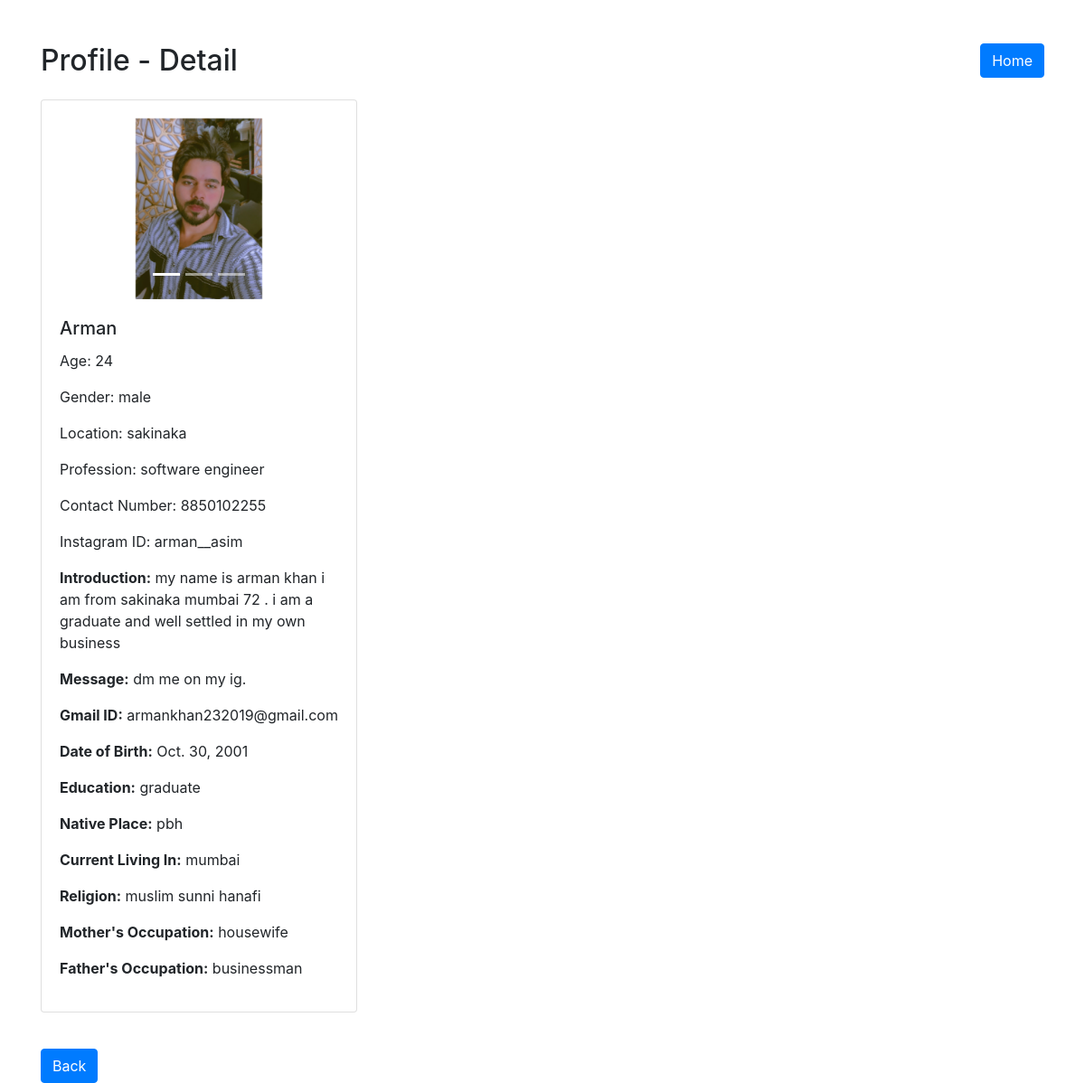
The app's page /profiles/1/ with its own data.
### PBH/models.py (models this page shows, shortened)
class Profile(models.Model):
    id = models.AutoField(primary_key=True)  # Add id field
    name = models.CharField(max_length=100)
    age = models.IntegerField()
    location = models.CharField(max_length=100)
    profession = models.CharField(max_length=100)
    contact_number = models.CharField(max_length=13, null=False, unique=True, validators=[
        MinLengthValidator(10, message="Contact number must be at least 10 digits."),
        MaxLengthValidator(13, message="Contact number must be at most 13 digits.")
    ])
    instagram_id = models.CharField(max_length=100, null=True)  # Add Instagram ID field
    gender = models.CharField(max_length=10, choices=[('male', 'Male'), ('female', 'Female')], null=True)  # Add gender field
    image = models.ImageField(upload_to='profile_images', null=True, blank=True, default=default_profile_image)
    introduction = models.TextField(null=True, blank=True)
    message = models.TextField(null=True, blank=True)
    gmail_id = models.EmailField(max_length=100, null=True, blank=True)
    image1 = models.ImageField(upload_to='profile_images', null=True, blank=True)
    image2 = models.ImageField(upload_to='profile_images', null=True, blank=True)
    image3 = models.ImageField(upload_to='profile_images', null=True, blank=True)
    dob = models.DateField(null=True, blank=True)
    education = models.CharField(max_length=100, null=True, blank=True)
    native_place = models.CharField(max_length=100, null=True, blank=True)
    current_living_in = models.CharField(max_length=100, null=True, blank=True)
    religion = models.CharField(max_length=100, null=True, blank=True)
    mother_occupation = models.CharField(max_length=100, null=True, blank=True)
    father_occupation = models.CharField(max_length=100, null=True, blank=True)

### PBH/views.py (the view)
# urls.py: path('profiles/<int:profile_id>/', get_profile, name='profiles'),
def get_profile(request, profile_id):
    profile = get_object_or_404(Profile, id=profile_id)
    data = {
        'image':profile.image,
        'name': profile.name,
        'age': profile.age,
        'gender': profile.gender,
        'location': profile.location,
        'profession': profile.profession,
        'contact_number': profile.contact_number,
        'instagram_id': profile.instagram_id,
        'introduction':profile.introduction,
        'image1':profile.image1,
        'image2':profile.image1,
        'image3':profile.image1,
        'message':profile.message,
        'gmail_id':profile.gmail_id,
        'dob':profile.dob,
        'education':profile.education,
        'native_place':profile.native_place,
        'current_living_in':profile.current_living_in,
        'religion':profile.religion,
        'mother_occupation':profile.mother_occupation,
        'father_occupation':profile.father_occupation
    }
    return render(request, 'profiles/profile.html', {'profile': data,})

### PBH/templates/profiles/profile.html (shortened to what this page needs)
<!DOCTYPE html>
<html lang="en">
<head>
    <link href="https://stackpath.bootstrapcdn.com/bootstrap/4.5.2/css/bootstrap.min.css" rel="stylesheet">
</head>
<body>
<div class="container mt-5">
    <h2 class="mb-4">Profile - Detail<a href="{% url 'index' %}" class="btn btn-primary float-right">Home</a></h2>
    <div class="row">
        <div class="col-md-4 mb-4">
            <div class="card profile-card">
                <div id="imageCarousel" class="carousel slide" data-ride="carousel">
                    <ol class="carousel-indicators">
                        <li data-target="#imageCarousel" data-slide-to="0" class="active"></li>
                        <li data-target="#imageCarousel" data-slide-to="1"></li>
                        <li data-target="#imageCarousel" data-slide-to="2"></li>
                    </ol>
                    <div class="carousel-inner">
                        <div class="carousel-item active">
                            {% if profile.image %}
                                <img src="{{ profile.image.url }}" class="d-block w-100 profile-image" alt="{{ profile.name }}">
                            {% else %}
                                <div class="text-center py-4">
                                    <svg xmlns="http://www.w3.org/2000/svg" width="150" height="150" fill="currentColor" class="bi bi-person-circle" viewBox="0 0 16 16">
                                        <path d="M8 1a7 7 0 1 1 0 14A7 7 0 0 1 8 1zM8 8a2 2 0 1 0 0-4 2 2 0 0 0 0 4z"/>
                                    </svg>
                                </div>
                            {% endif %}
                        </div>
                    </div>
                    <a class="carousel-control-prev" href="#imageCarousel" role="button" data-slide="prev">
                        <span class="carousel-control-prev-icon" aria-hidden="true"></span>
                    </a>
                    <a class="carousel-control-next" href="#imageCarousel" role="button" data-slide="next">
                        <span class="carousel-control-next-icon" aria-hidden="true"></span>
                    </a>
                </div>
                <div class="card-body">
                    <h5 class="card-title">{{ profile.name }}</h5>
                    <p class="card-text">Age: {{ profile.age }}</p>
                    <p class="card-text">Gender: {{ profile.gender }}</p>
                    <p class="card-text">Location: {{ profile.location }}</p>
                    <p class="card-text">Profession: {{ profile.profession }}</p>
                    <p class="card-text">Contact Number: {{ profile.contact_number }}</p>
                    <p class="card-text">Instagram ID: {{ profile.instagram_id }}</p>
                    <p><strong>Introduction:</strong> {{ profile.introduction }}</p>
                    <p><strong>Message:</strong> {{ profile.message }}</p>
                    <p><strong>Gmail ID:</strong> {{ profile.gmail_id }}</p>
                    <p><strong>Date of Birth:</strong> {{ profile.dob }}</p>
                    <p><strong>Education:</strong> {{ profile.education }}</p>
                    <p><strong>Native Place:</strong> {{ profile.native_place }}</p>
                    <p><strong>Current Living In:</strong> {{ profile.current_living_in }}</p>
                    <p><strong>Religion:</strong> {{ profile.religion }}</p>
                    <p><strong>Mother's Occupation:</strong> {{ profile.mother_occupation }}</p>
                    <p><strong>Father's Occupation:</strong> {{ profile.father_occupation }}</p>
                </div>
            </div>
        </div>
    </div>
</div>
<div class="container mt-3">
    <a href="{% url 'back' %}" class="btn btn-primary">Back</a>
</div>
</body>
</html>

### PBH/templates/profiles/profile.html (style rules this page uses)
.profile-card { height: 100%; }
.profile-image { width: 100%; height: 200px; object-fit: contain; margin-top: 20px; }

### records on screen
Profile: name "Arman", gender "male", location "sakinaka", profession "software engineer", contact_number "8850102255", instagram_id "arman__asim", introduction "my name is arman khan i am from sakinaka mumbai 72 . i am a graduate and well settled in my own business", message "dm me on my ig.", gmail_id "armankhan232019@gmail.com", dob "Oct. 30, 2001", education "graduate", native_place "pbh", current_living_in "mumbai", religion "muslim sunni hanafi", mother_occupation "housewife", father_occupation "businessman"

### other values on screen
{{ profile.age }} "24"
